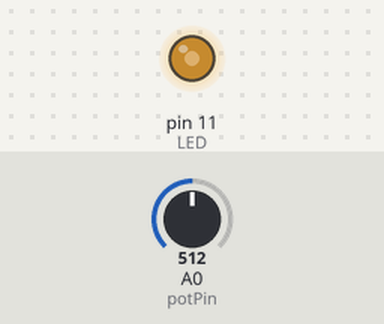
Bench run of a sketch on a simulated Arduino Uno, built with avr-gcc and run on an emulated ATmega328P. Parts: output pins drawn as LEDs (lit = HIGH). Inputs (shaded band) come from the test bench; at power-on: A0 (potPin) = 512.

Above: at 1.2 s.
1.3 s: A0 (potPin) set to 716
At 2.5 s:
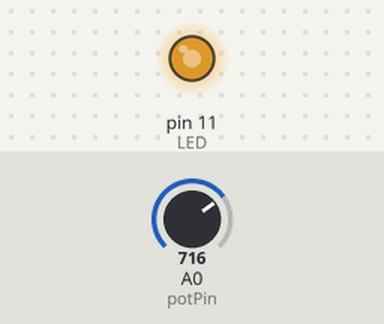
2.8 s: A0 (potPin) set to 900
At 3.7 s:
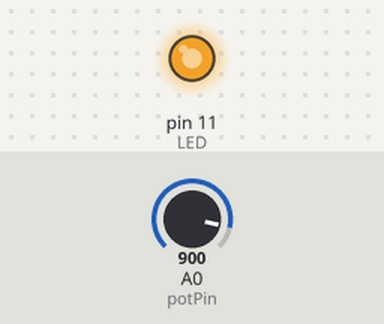
4.3 s: A0 (potPin) set to 122
At 4.8 s:
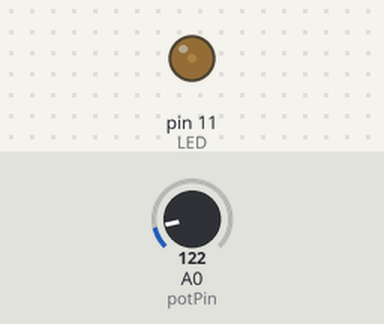
5.8 s: A0 (potPin) set to 0
At 7.2 s:
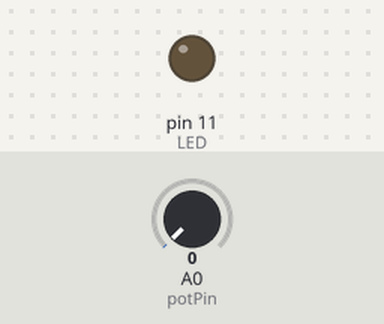
Timing chart, 0 to 8.3 s (numbered marks = the images above; inputs shaded):
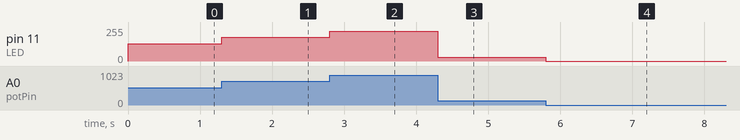

The sketch:

1_analog_input_pot.ino
```cpp
/*
  Analog sensor input with a potentiomenter
  controlling PWM output to an LED.

  Connect potentiometer middle pin to Analog A0. Connect one outer pin to ground, the other to 5V.
  Connect LED (annode side) to PWM pin 11. Connect cathode side to 220-230 ohm resistor and to ground.

  Uncomment for Serial communication.
*/

const int LED = 11;  //LED pin
const int potPin = A0;  //potentiometer middle pin
int reading = 0; // to track potentiometer reading

void setup() {
  pinMode (LED, OUTPUT);  // initialize LED pin as digital output
  //note: no need to initialize analog inputs as those pins can only be inputs

  //Serial.begin(9600);  // initialize serial communication at 9600 bits per second
}

void loop() {
  reading = analogRead(potPin);     // reads pot 0 to 1023
  analogWrite (LED, reading/4);  // reduces value to match PWM output range 0-255

//comment and uncomment ONE of these below
  Serial.println (reading/4);  // prints to Serial monitor
  //Serial.write(reading/4); //sends binary data to Serial port

}
```

Measured:
- after the input at 1.3 s, pin 11 (LED): 128/255 → 179/255 at once
- after the input at 2.8 s, pin 11 (LED): 179/255 → 225/255 at once
- after the input at 4.3 s, pin 11 (LED): 225/255 → 30/255 at once
- after the input at 5.8 s, pin 11 (LED): 30/255 → 0/255 at once
